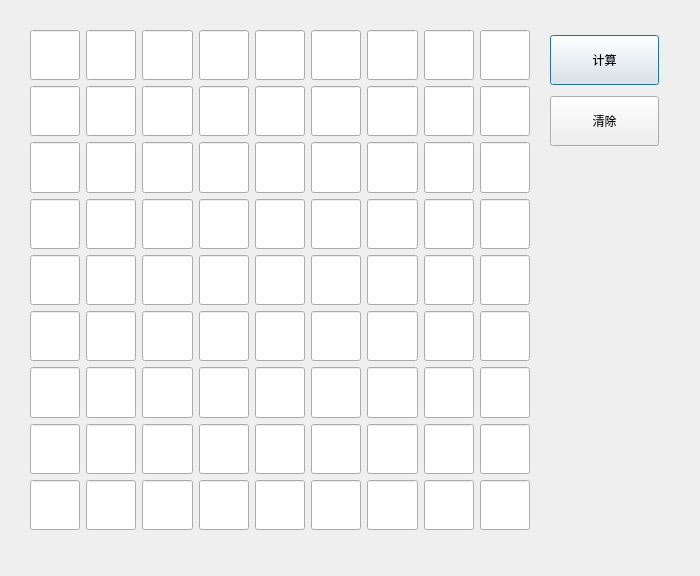
<?xml version="1.0" encoding="UTF-8"?>
<ui version="4.0">
 <class>Dialog</class>
 <widget class="QDialog" name="Dialog">
  <property name="geometry">
   <rect>
    <x>0</x>
    <y>0</y>
    <width>700</width>
    <height>576</height>
   </rect>
  </property>
  <property name="windowTitle">
   <string>Dialog</string>
  </property>
  <widget class="QWidget" name="verticalLayoutWidget">
   <property name="geometry">
    <rect>
     <x>550</x>
     <y>30</y>
     <width>111</width>
     <height>121</height>
    </rect>
   </property>
   <layout class="QVBoxLayout" name="verticalLayout">
    <item>
     <widget class="QPushButton" name="pushButton_cal">
      <property name="minimumSize">
       <size>
        <width>109</width>
        <height>28</height>
       </size>
      </property>
      <property name="maximumSize">
       <size>
        <width>109</width>
        <height>50</height>
       </size>
      </property>
      <property name="text">
       <string>计算</string>
      </property>
     </widget>
    </item>
    <item>
     <widget class="QPushButton" name="pushButton_clear">
      <property name="maximumSize">
       <size>
        <width>109</width>
        <height>50</height>
       </size>
      </property>
      <property name="text">
       <string>清除</string>
      </property>
     </widget>
    </item>
   </layout>
  </widget>
  <widget class="QWidget" name="">
   <property name="geometry">
    <rect>
     <x>30</x>
     <y>30</y>
     <width>500</width>
     <height>500</height>
    </rect>
   </property>
   <property name="maximumSize">
    <size>
     <width>500</width>
     <height>500</height>
    </size>
   </property>
   <layout class="QGridLayout" name="gridLayout">
    <item row="1" column="3">
     <widget class="QLineEdit" name="lineEdit_11">
      <property name="maximumSize">
       <size>
        <width>500</width>
        <height>500</height>
       </size>
      </property>
      <property name="maxLength">
       <number>1</number>
      </property>
      <property name="alignment">
       <set>Qt::AlignCenter</set>
      </property>
     </widget>
    </item>
    <item row="6" column="5">
     <widget class="QLineEdit" name="lineEdit_58">
      <property name="maximumSize">
       <size>
        <width>500</width>
        <height>500</height>
       </size>
      </property>
      <property name="maxLength">
       <number>1</number>
      </property>
      <property name="alignment">
       <set>Qt::AlignCenter</set>
      </property>
     </widget>
    </item>
    <item row="0" column="4">
     <widget class="QLineEdit" name="lineEdit_3">
      <property name="maximumSize">
       <size>
        <width>500</width>
        <height>500</height>
       </size>
      </property>
      <property name="maxLength">
       <number>1</number>
      </property>
      <property name="alignment">
       <set>Qt::AlignCenter</set>
      </property>
     </widget>
    </item>
    <item row="2" column="9">
     <widget class="QLineEdit" name="lineEdit_26">
      <property name="maximumSize">
       <size>
        <width>500</width>
        <height>500</height>
       </size>
      </property>
      <property name="maxLength">
       <number>1</number>
      </property>
      <property name="alignment">
       <set>Qt::AlignCenter</set>
      </property>
     </widget>
    </item>
    <item row="7" column="7">
     <widget class="QLineEdit" name="lineEdit_69">
      <property name="maximumSize">
       <size>
        <width>500</width>
        <height>500</height>
       </size>
      </property>
      <property name="maxLength">
       <number>1</number>
      </property>
      <property name="alignment">
       <set>Qt::AlignCenter</set>
      </property>
     </widget>
    </item>
    <item row="7" column="3">
     <widget class="QLineEdit" name="lineEdit_65">
      <property name="maximumSize">
       <size>
        <width>500</width>
        <height>500</height>
       </size>
      </property>
      <property name="maxLength">
       <number>1</number>
      </property>
      <property name="alignment">
       <set>Qt::AlignCenter</set>
      </property>
     </widget>
    </item>
    <item row="7" column="2">
     <widget class="QLineEdit" name="lineEdit_64">
      <property name="maximumSize">
       <size>
        <width>500</width>
        <height>500</height>
       </size>
      </property>
      <property name="maxLength">
       <number>1</number>
      </property>
      <property name="alignment">
       <set>Qt::AlignCenter</set>
      </property>
     </widget>
    </item>
    <item row="2" column="7">
     <widget class="QLineEdit" name="lineEdit_24">
      <property name="maximumSize">
       <size>
        <width>500</width>
        <height>500</height>
       </size>
      </property>
      <property name="maxLength">
       <number>1</number>
      </property>
      <property name="alignment">
       <set>Qt::AlignCenter</set>
      </property>
     </widget>
    </item>
    <item row="7" column="9">
     <widget class="QLineEdit" name="lineEdit_71">
      <property name="maximumSize">
       <size>
        <width>500</width>
        <height>500</height>
       </size>
      </property>
      <property name="maxLength">
       <number>1</number>
      </property>
      <property name="alignment">
       <set>Qt::AlignCenter</set>
      </property>
     </widget>
    </item>
    <item row="4" column="7">
     <widget class="QLineEdit" name="lineEdit_42">
      <property name="maximumSize">
       <size>
        <width>500</width>
        <height>500</height>
       </size>
      </property>
      <property name="maxLength">
       <number>1</number>
      </property>
      <property name="alignment">
       <set>Qt::AlignCenter</set>
      </property>
     </widget>
    </item>
    <item row="0" column="2">
     <widget class="QLineEdit" name="lineEdit_1">
      <property name="maximumSize">
       <size>
        <width>500</width>
        <height>500</height>
       </size>
      </property>
      <property name="maxLength">
       <number>1</number>
      </property>
      <property name="alignment">
       <set>Qt::AlignCenter</set>
      </property>
     </widget>
    </item>
    <item row="8" column="3">
     <widget class="QLineEdit" name="lineEdit_74">
      <property name="maximumSize">
       <size>
        <width>500</width>
        <height>500</height>
       </size>
      </property>
      <property name="maxLength">
       <number>1</number>
      </property>
      <property name="alignment">
       <set>Qt::AlignCenter</set>
      </property>
     </widget>
    </item>
    <item row="0" column="10">
     <widget class="QLineEdit" name="lineEdit_9">
      <property name="maximumSize">
       <size>
        <width>500</width>
        <height>500</height>
       </size>
      </property>
      <property name="maxLength">
       <number>1</number>
      </property>
      <property name="alignment">
       <set>Qt::AlignCenter</set>
      </property>
     </widget>
    </item>
    <item row="5" column="5">
     <widget class="QLineEdit" name="lineEdit_49">
      <property name="maximumSize">
       <size>
        <width>500</width>
        <height>500</height>
       </size>
      </property>
      <property name="maxLength">
       <number>1</number>
      </property>
      <property name="alignment">
       <set>Qt::AlignCenter</set>
      </property>
     </widget>
    </item>
    <item row="3" column="3">
     <widget class="QLineEdit" name="lineEdit_29">
      <property name="maximumSize">
       <size>
        <width>500</width>
        <height>500</height>
       </size>
      </property>
      <property name="maxLength">
       <number>1</number>
      </property>
      <property name="alignment">
       <set>Qt::AlignCenter</set>
      </property>
     </widget>
    </item>
    <item row="4" column="2">
     <widget class="QLineEdit" name="lineEdit_37">
      <property name="maximumSize">
       <size>
        <width>500</width>
        <height>500</height>
       </size>
      </property>
      <property name="maxLength">
       <number>1</number>
      </property>
      <property name="alignment">
       <set>Qt::AlignCenter</set>
      </property>
     </widget>
    </item>
    <item row="4" column="3">
     <widget class="QLineEdit" name="lineEdit_38">
      <property name="maximumSize">
       <size>
        <width>500</width>
        <height>500</height>
       </size>
      </property>
      <property name="maxLength">
       <number>1</number>
      </property>
      <property name="alignment">
       <set>Qt::AlignCenter</set>
      </property>
     </widget>
    </item>
    <item row="0" column="6">
     <widget class="QLineEdit" name="lineEdit_5">
      <property name="maximumSize">
       <size>
        <width>500</width>
        <height>500</height>
       </size>
      </property>
      <property name="maxLength">
       <number>1</number>
      </property>
      <property name="alignment">
       <set>Qt::AlignCenter</set>
      </property>
     </widget>
    </item>
    <item row="0" column="5">
     <widget class="QLineEdit" name="lineEdit_4">
      <property name="maximumSize">
       <size>
        <width>500</width>
        <height>500</height>
       </size>
      </property>
      <property name="maxLength">
       <number>1</number>
      </property>
      <property name="alignment">
       <set>Qt::AlignCenter</set>
      </property>
     </widget>
    </item>
    <item row="1" column="10">
     <widget class="QLineEdit" name="lineEdit_18">
      <property name="maximumSize">
       <size>
        <width>500</width>
        <height>500</height>
       </size>
      </property>
      <property name="maxLength">
       <number>1</number>
      </property>
      <property name="alignment">
       <set>Qt::AlignCenter</set>
      </property>
     </widget>
    </item>
    <item row="8" column="5">
     <widget class="QLineEdit" name="lineEdit_76">
      <property name="maximumSize">
       <size>
        <width>500</width>
        <height>500</height>
       </size>
      </property>
      <property name="maxLength">
       <number>1</number>
      </property>
      <property name="alignment">
       <set>Qt::AlignCenter</set>
      </property>
     </widget>
    </item>
    <item row="5" column="8">
     <widget class="QLineEdit" name="lineEdit_52">
      <property name="maximumSize">
       <size>
        <width>500</width>
        <height>500</height>
       </size>
      </property>
      <property name="maxLength">
       <number>1</number>
      </property>
      <property name="alignment">
       <set>Qt::AlignCenter</set>
      </property>
     </widget>
    </item>
    <item row="6" column="2">
     <widget class="QLineEdit" name="lineEdit_55">
      <property name="maximumSize">
       <size>
        <width>500</width>
        <height>500</height>
       </size>
      </property>
      <property name="maxLength">
       <number>1</number>
      </property>
      <property name="alignment">
       <set>Qt::AlignCenter</set>
      </property>
     </widget>
    </item>
    <item row="6" column="10">
     <widget class="QLineEdit" name="lineEdit_63">
      <property name="maximumSize">
       <size>
        <width>500</width>
        <height>500</height>
       </size>
      </property>
      <property name="maxLength">
       <number>1</number>
      </property>
      <property name="alignment">
       <set>Qt::AlignCenter</set>
      </property>
     </widget>
    </item>
    <item row="6" column="6">
     <widget class="QLineEdit" name="lineEdit_59">
      <property name="maximumSize">
       <size>
        <width>500</width>
        <height>500</height>
       </size>
      </property>
      <property name="maxLength">
       <number>1</number>
      </property>
      <property name="alignment">
       <set>Qt::AlignCenter</set>
      </property>
     </widget>
    </item>
    <item row="8" column="10">
     <widget class="QLineEdit" name="lineEdit_81">
      <property name="maximumSize">
       <size>
        <width>500</width>
        <height>500</height>
       </size>
      </property>
      <property name="maxLength">
       <number>1</number>
      </property>
      <property name="alignment">
       <set>Qt::AlignCenter</set>
      </property>
     </widget>
    </item>
    <item row="4" column="9">
     <widget class="QLineEdit" name="lineEdit_44">
      <property name="maximumSize">
       <size>
        <width>500</width>
        <height>500</height>
       </size>
      </property>
      <property name="maxLength">
       <number>1</number>
      </property>
      <property name="alignment">
       <set>Qt::AlignCenter</set>
      </property>
     </widget>
    </item>
    <item row="2" column="5">
     <widget class="QLineEdit" name="lineEdit_22">
      <property name="maximumSize">
       <size>
        <width>500</width>
        <height>500</height>
       </size>
      </property>
      <property name="maxLength">
       <number>1</number>
      </property>
      <property name="alignment">
       <set>Qt::AlignCenter</set>
      </property>
     </widget>
    </item>
    <item row="8" column="9">
     <widget class="QLineEdit" name="lineEdit_80">
      <property name="maximumSize">
       <size>
        <width>500</width>
        <height>500</height>
       </size>
      </property>
      <property name="maxLength">
       <number>1</number>
      </property>
      <property name="alignment">
       <set>Qt::AlignCenter</set>
      </property>
     </widget>
    </item>
    <item row="2" column="10">
     <widget class="QLineEdit" name="lineEdit_27">
      <property name="maximumSize">
       <size>
        <width>500</width>
        <height>500</height>
       </size>
      </property>
      <property name="maxLength">
       <number>1</number>
      </property>
      <property name="alignment">
       <set>Qt::AlignCenter</set>
      </property>
     </widget>
    </item>
    <item row="8" column="4">
     <widget class="QLineEdit" name="lineEdit_75">
      <property name="maximumSize">
       <size>
        <width>500</width>
        <height>500</height>
       </size>
      </property>
      <property name="maxLength">
       <number>1</number>
      </property>
      <property name="alignment">
       <set>Qt::AlignCenter</set>
      </property>
     </widget>
    </item>
    <item row="0" column="9">
     <widget class="QLineEdit" name="lineEdit_8">
      <property name="maximumSize">
       <size>
        <width>500</width>
        <height>500</height>
       </size>
      </property>
      <property name="maxLength">
       <number>1</number>
      </property>
      <property name="alignment">
       <set>Qt::AlignCenter</set>
      </property>
     </widget>
    </item>
    <item row="3" column="5">
     <widget class="QLineEdit" name="lineEdit_31">
      <property name="maximumSize">
       <size>
        <width>500</width>
        <height>500</height>
       </size>
      </property>
      <property name="maxLength">
       <number>1</number>
      </property>
      <property name="alignment">
       <set>Qt::AlignCenter</set>
      </property>
     </widget>
    </item>
    <item row="3" column="7">
     <widget class="QLineEdit" name="lineEdit_33">
      <property name="maximumSize">
       <size>
        <width>500</width>
        <height>500</height>
       </size>
      </property>
      <property name="maxLength">
       <number>1</number>
      </property>
      <property name="alignment">
       <set>Qt::AlignCenter</set>
      </property>
     </widget>
    </item>
    <item row="5" column="3">
     <widget class="QLineEdit" name="lineEdit_47">
      <property name="maximumSize">
       <size>
        <width>500</width>
        <height>500</height>
       </size>
      </property>
      <property name="maxLength">
       <number>1</number>
      </property>
      <property name="alignment">
       <set>Qt::AlignCenter</set>
      </property>
     </widget>
    </item>
    <item row="2" column="4">
     <widget class="QLineEdit" name="lineEdit_21">
      <property name="maximumSize">
       <size>
        <width>500</width>
        <height>500</height>
       </size>
      </property>
      <property name="maxLength">
       <number>1</number>
      </property>
      <property name="alignment">
       <set>Qt::AlignCenter</set>
      </property>
     </widget>
    </item>
    <item row="0" column="8">
     <widget class="QLineEdit" name="lineEdit_7">
      <property name="maximumSize">
       <size>
        <width>500</width>
        <height>500</height>
       </size>
      </property>
      <property name="maxLength">
       <number>1</number>
      </property>
      <property name="alignment">
       <set>Qt::AlignCenter</set>
      </property>
     </widget>
    </item>
    <item row="5" column="10">
     <widget class="QLineEdit" name="lineEdit_54">
      <property name="maximumSize">
       <size>
        <width>500</width>
        <height>500</height>
       </size>
      </property>
      <property name="maxLength">
       <number>1</number>
      </property>
      <property name="alignment">
       <set>Qt::AlignCenter</set>
      </property>
     </widget>
    </item>
    <item row="2" column="2">
     <widget class="QLineEdit" name="lineEdit_19">
      <property name="maximumSize">
       <size>
        <width>500</width>
        <height>500</height>
       </size>
      </property>
      <property name="maxLength">
       <number>1</number>
      </property>
      <property name="alignment">
       <set>Qt::AlignCenter</set>
      </property>
     </widget>
    </item>
    <item row="7" column="6">
     <widget class="QLineEdit" name="lineEdit_68">
      <property name="maximumSize">
       <size>
        <width>500</width>
        <height>500</height>
       </size>
      </property>
      <property name="maxLength">
       <number>1</number>
      </property>
      <property name="alignment">
       <set>Qt::AlignCenter</set>
      </property>
     </widget>
    </item>
    <item row="1" column="6">
     <widget class="QLineEdit" name="lineEdit_14">
      <property name="maximumSize">
       <size>
        <width>500</width>
        <height>500</height>
       </size>
      </property>
      <property name="maxLength">
       <number>1</number>
      </property>
      <property name="alignment">
       <set>Qt::AlignCenter</set>
      </property>
     </widget>
    </item>
    <item row="6" column="3">
     <widget class="QLineEdit" name="lineEdit_56">
      <property name="maximumSize">
       <size>
        <width>500</width>
        <height>500</height>
       </size>
      </property>
      <property name="maxLength">
       <number>1</number>
      </property>
      <property name="alignment">
       <set>Qt::AlignCenter</set>
      </property>
     </widget>
    </item>
    <item row="3" column="9">
     <widget class="QLineEdit" name="lineEdit_35">
      <property name="maximumSize">
       <size>
        <width>500</width>
        <height>500</height>
       </size>
      </property>
      <property name="maxLength">
       <number>1</number>
      </property>
      <property name="alignment">
       <set>Qt::AlignCenter</set>
      </property>
     </widget>
    </item>
    <item row="8" column="7">
     <widget class="QLineEdit" name="lineEdit_78">
      <property name="maximumSize">
       <size>
        <width>500</width>
        <height>500</height>
       </size>
      </property>
      <property name="maxLength">
       <number>1</number>
      </property>
      <property name="alignment">
       <set>Qt::AlignCenter</set>
      </property>
     </widget>
    </item>
    <item row="4" column="5">
     <widget class="QLineEdit" name="lineEdit_40">
      <property name="maximumSize">
       <size>
        <width>500</width>
        <height>500</height>
       </size>
      </property>
      <property name="maxLength">
       <number>1</number>
      </property>
      <property name="alignment">
       <set>Qt::AlignCenter</set>
      </property>
     </widget>
    </item>
    <item row="7" column="5">
     <widget class="QLineEdit" name="lineEdit_67">
      <property name="maximumSize">
       <size>
        <width>500</width>
        <height>500</height>
       </size>
      </property>
      <property name="maxLength">
       <number>1</number>
      </property>
      <property name="alignment">
       <set>Qt::AlignCenter</set>
      </property>
     </widget>
    </item>
    <item row="0" column="3">
     <widget class="QLineEdit" name="lineEdit_2">
      <property name="maximumSize">
       <size>
        <width>500</width>
        <height>500</height>
       </size>
      </property>
      <property name="maxLength">
       <number>1</number>
      </property>
      <property name="alignment">
       <set>Qt::AlignCenter</set>
      </property>
     </widget>
    </item>
    <item row="6" column="7">
     <widget class="QLineEdit" name="lineEdit_60">
      <property name="maximumSize">
       <size>
        <width>500</width>
        <height>500</height>
       </size>
      </property>
      <property name="maxLength">
       <number>1</number>
      </property>
      <property name="alignment">
       <set>Qt::AlignCenter</set>
      </property>
     </widget>
    </item>
    <item row="8" column="2">
     <widget class="QLineEdit" name="lineEdit_73">
      <property name="maximumSize">
       <size>
        <width>500</width>
        <height>500</height>
       </size>
      </property>
      <property name="maxLength">
       <number>1</number>
      </property>
      <property name="alignment">
       <set>Qt::AlignCenter</set>
      </property>
     </widget>
    </item>
    <item row="1" column="9">
     <widget class="QLineEdit" name="lineEdit_17">
      <property name="maximumSize">
       <size>
        <width>500</width>
        <height>500</height>
       </size>
      </property>
      <property name="maxLength">
       <number>1</number>
      </property>
      <property name="alignment">
       <set>Qt::AlignCenter</set>
      </property>
     </widget>
    </item>
    <item row="8" column="8">
     <widget class="QLineEdit" name="lineEdit_79">
      <property name="maximumSize">
       <size>
        <width>500</width>
        <height>500</height>
       </size>
      </property>
      <property name="maxLength">
       <number>1</number>
      </property>
      <property name="alignment">
       <set>Qt::AlignCenter</set>
      </property>
     </widget>
    </item>
    <item row="5" column="7">
     <widget class="QLineEdit" name="lineEdit_51">
      <property name="maximumSize">
       <size>
        <width>500</width>
        <height>500</height>
       </size>
      </property>
      <property name="maxLength">
       <number>1</number>
      </property>
      <property name="alignment">
       <set>Qt::AlignCenter</set>
      </property>
     </widget>
    </item>
    <item row="3" column="10">
     <widget class="QLineEdit" name="lineEdit_36">
      <property name="maximumSize">
       <size>
        <width>500</width>
        <height>500</height>
       </size>
      </property>
      <property name="maxLength">
       <number>1</number>
      </property>
      <property name="alignment">
       <set>Qt::AlignCenter</set>
      </property>
     </widget>
    </item>
    <item row="8" column="6">
     <widget class="QLineEdit" name="lineEdit_77">
      <property name="maximumSize">
       <size>
        <width>500</width>
        <height>500</height>
       </size>
      </property>
      <property name="maxLength">
       <number>1</number>
      </property>
      <property name="alignment">
       <set>Qt::AlignCenter</set>
      </property>
     </widget>
    </item>
    <item row="2" column="6">
     <widget class="QLineEdit" name="lineEdit_23">
      <property name="maximumSize">
       <size>
        <width>500</width>
        <height>500</height>
       </size>
      </property>
      <property name="maxLength">
       <number>1</number>
      </property>
      <property name="alignment">
       <set>Qt::AlignCenter</set>
      </property>
     </widget>
    </item>
    <item row="2" column="8">
     <widget class="QLineEdit" name="lineEdit_25">
      <property name="maximumSize">
       <size>
        <width>500</width>
        <height>500</height>
       </size>
      </property>
      <property name="maxLength">
       <number>1</number>
      </property>
      <property name="alignment">
       <set>Qt::AlignCenter</set>
      </property>
     </widget>
    </item>
    <item row="1" column="5">
     <widget class="QLineEdit" name="lineEdit_13">
      <property name="maximumSize">
       <size>
        <width>500</width>
        <height>500</height>
       </size>
      </property>
      <property name="maxLength">
       <number>1</number>
      </property>
      <property name="alignment">
       <set>Qt::AlignCenter</set>
      </property>
     </widget>
    </item>
    <item row="5" column="6">
     <widget class="QLineEdit" name="lineEdit_50">
      <property name="maximumSize">
       <size>
        <width>500</width>
        <height>500</height>
       </size>
      </property>
      <property name="maxLength">
       <number>1</number>
      </property>
      <property name="alignment">
       <set>Qt::AlignCenter</set>
      </property>
     </widget>
    </item>
    <item row="1" column="7">
     <widget class="QLineEdit" name="lineEdit_15">
      <property name="maximumSize">
       <size>
        <width>500</width>
        <height>500</height>
       </size>
      </property>
      <property name="maxLength">
       <number>1</number>
      </property>
      <property name="alignment">
       <set>Qt::AlignCenter</set>
      </property>
     </widget>
    </item>
    <item row="3" column="4">
     <widget class="QLineEdit" name="lineEdit_30">
      <property name="maximumSize">
       <size>
        <width>500</width>
        <height>500</height>
       </size>
      </property>
      <property name="maxLength">
       <number>1</number>
      </property>
      <property name="alignment">
       <set>Qt::AlignCenter</set>
      </property>
     </widget>
    </item>
    <item row="7" column="8">
     <widget class="QLineEdit" name="lineEdit_70">
      <property name="maximumSize">
       <size>
        <width>500</width>
        <height>500</height>
       </size>
      </property>
      <property name="maxLength">
       <number>1</number>
      </property>
      <property name="alignment">
       <set>Qt::AlignCenter</set>
      </property>
     </widget>
    </item>
    <item row="4" column="10">
     <widget class="QLineEdit" name="lineEdit_45">
      <property name="maximumSize">
       <size>
        <width>500</width>
        <height>500</height>
       </size>
      </property>
      <property name="maxLength">
       <number>1</number>
      </property>
      <property name="alignment">
       <set>Qt::AlignCenter</set>
      </property>
     </widget>
    </item>
    <item row="1" column="8">
     <widget class="QLineEdit" name="lineEdit_16">
      <property name="maximumSize">
       <size>
        <width>500</width>
        <height>500</height>
       </size>
      </property>
      <property name="maxLength">
       <number>1</number>
      </property>
      <property name="alignment">
       <set>Qt::AlignCenter</set>
      </property>
     </widget>
    </item>
    <item row="1" column="4">
     <widget class="QLineEdit" name="lineEdit_12">
      <property name="maximumSize">
       <size>
        <width>500</width>
        <height>500</height>
       </size>
      </property>
      <property name="maxLength">
       <number>1</number>
      </property>
      <property name="alignment">
       <set>Qt::AlignCenter</set>
      </property>
     </widget>
    </item>
    <item row="5" column="2">
     <widget class="QLineEdit" name="lineEdit_46">
      <property name="maximumSize">
       <size>
        <width>500</width>
        <height>500</height>
       </size>
      </property>
      <property name="maxLength">
       <number>1</number>
      </property>
      <property name="alignment">
       <set>Qt::AlignCenter</set>
      </property>
     </widget>
    </item>
    <item row="3" column="6">
     <widget class="QLineEdit" name="lineEdit_32">
      <property name="maximumSize">
       <size>
        <width>500</width>
        <height>500</height>
       </size>
      </property>
      <property name="maxLength">
       <number>1</number>
      </property>
      <property name="alignment">
       <set>Qt::AlignCenter</set>
      </property>
     </widget>
    </item>
    <item row="3" column="8">
     <widget class="QLineEdit" name="lineEdit_34">
      <property name="maximumSize">
       <size>
        <width>500</width>
        <height>500</height>
       </size>
      </property>
      <property name="maxLength">
       <number>1</number>
      </property>
      <property name="alignment">
       <set>Qt::AlignCenter</set>
      </property>
     </widget>
    </item>
    <item row="5" column="9">
     <widget class="QLineEdit" name="lineEdit_53">
      <property name="maximumSize">
       <size>
        <width>500</width>
        <height>500</height>
       </size>
      </property>
      <property name="maxLength">
       <number>1</number>
      </property>
      <property name="alignment">
       <set>Qt::AlignCenter</set>
      </property>
     </widget>
    </item>
    <item row="4" column="4">
     <widget class="QLineEdit" name="lineEdit_39">
      <property name="maximumSize">
       <size>
        <width>500</width>
        <height>500</height>
       </size>
      </property>
      <property name="maxLength">
       <number>1</number>
      </property>
      <property name="alignment">
       <set>Qt::AlignCenter</set>
      </property>
     </widget>
    </item>
    <item row="7" column="4">
     <widget class="QLineEdit" name="lineEdit_66">
      <property name="maximumSize">
       <size>
        <width>500</width>
        <height>500</height>
       </size>
      </property>
      <property name="maxLength">
       <number>1</number>
      </property>
      <property name="alignment">
       <set>Qt::AlignCenter</set>
      </property>
     </widget>
    </item>
    <item row="2" column="3">
     <widget class="QLineEdit" name="lineEdit_20">
      <property name="maximumSize">
       <size>
        <width>500</width>
        <height>500</height>
       </size>
      </property>
      <property name="maxLength">
       <number>1</number>
      </property>
      <property name="alignment">
       <set>Qt::AlignCenter</set>
      </property>
     </widget>
    </item>
    <item row="4" column="8">
     <widget class="QLineEdit" name="lineEdit_43">
      <property name="maximumSize">
       <size>
        <width>500</width>
        <height>500</height>
       </size>
      </property>
      <property name="maxLength">
       <number>1</number>
      </property>
      <property name="alignment">
       <set>Qt::AlignCenter</set>
      </property>
     </widget>
    </item>
    <item row="0" column="7">
     <widget class="QLineEdit" name="lineEdit_6">
      <property name="maximumSize">
       <size>
        <width>500</width>
        <height>500</height>
       </size>
      </property>
      <property name="maxLength">
       <number>1</number>
      </property>
      <property name="alignment">
       <set>Qt::AlignCenter</set>
      </property>
     </widget>
    </item>
    <item row="7" column="10">
     <widget class="QLineEdit" name="lineEdit_72">
      <property name="maximumSize">
       <size>
        <width>500</width>
        <height>500</height>
       </size>
      </property>
      <property name="maxLength">
       <number>1</number>
      </property>
      <property name="alignment">
       <set>Qt::AlignCenter</set>
      </property>
     </widget>
    </item>
    <item row="4" column="6">
     <widget class="QLineEdit" name="lineEdit_41">
      <property name="maximumSize">
       <size>
        <width>500</width>
        <height>500</height>
       </size>
      </property>
      <property name="maxLength">
       <number>1</number>
      </property>
      <property name="alignment">
       <set>Qt::AlignCenter</set>
      </property>
     </widget>
    </item>
    <item row="6" column="9">
     <widget class="QLineEdit" name="lineEdit_62">
      <property name="maximumSize">
       <size>
        <width>500</width>
        <height>500</height>
       </size>
      </property>
      <property name="maxLength">
       <number>1</number>
      </property>
      <property name="alignment">
       <set>Qt::AlignCenter</set>
      </property>
     </widget>
    </item>
    <item row="3" column="2">
     <widget class="QLineEdit" name="lineEdit_28">
      <property name="maximumSize">
       <size>
        <width>500</width>
        <height>500</height>
       </size>
      </property>
      <property name="maxLength">
       <number>1</number>
      </property>
      <property name="alignment">
       <set>Qt::AlignCenter</set>
      </property>
     </widget>
    </item>
    <item row="6" column="4">
     <widget class="QLineEdit" name="lineEdit_57">
      <property name="maximumSize">
       <size>
        <width>500</width>
        <height>500</height>
       </size>
      </property>
      <property name="maxLength">
       <number>1</number>
      </property>
      <property name="alignment">
       <set>Qt::AlignCenter</set>
      </property>
     </widget>
    </item>
    <item row="5" column="4">
     <widget class="QLineEdit" name="lineEdit_48">
      <property name="maximumSize">
       <size>
        <width>500</width>
        <height>500</height>
       </size>
      </property>
      <property name="maxLength">
       <number>1</number>
      </property>
      <property name="alignment">
       <set>Qt::AlignCenter</set>
      </property>
     </widget>
    </item>
    <item row="6" column="8">
     <widget class="QLineEdit" name="lineEdit_61">
      <property name="maximumSize">
       <size>
        <width>500</width>
        <height>500</height>
       </size>
      </property>
      <property name="maxLength">
       <number>1</number>
      </property>
      <property name="alignment">
       <set>Qt::AlignCenter</set>
      </property>
     </widget>
    </item>
    <item row="1" column="2">
     <widget class="QLineEdit" name="lineEdit_10">
      <property name="maximumSize">
       <size>
        <width>500</width>
        <height>500</height>
       </size>
      </property>
      <property name="maxLength">
       <number>1</number>
      </property>
      <property name="alignment">
       <set>Qt::AlignCenter</set>
      </property>
     </widget>
    </item>
   </layout>
  </widget>
 </widget>
 <resources/>
 <connections/>
</ui>
